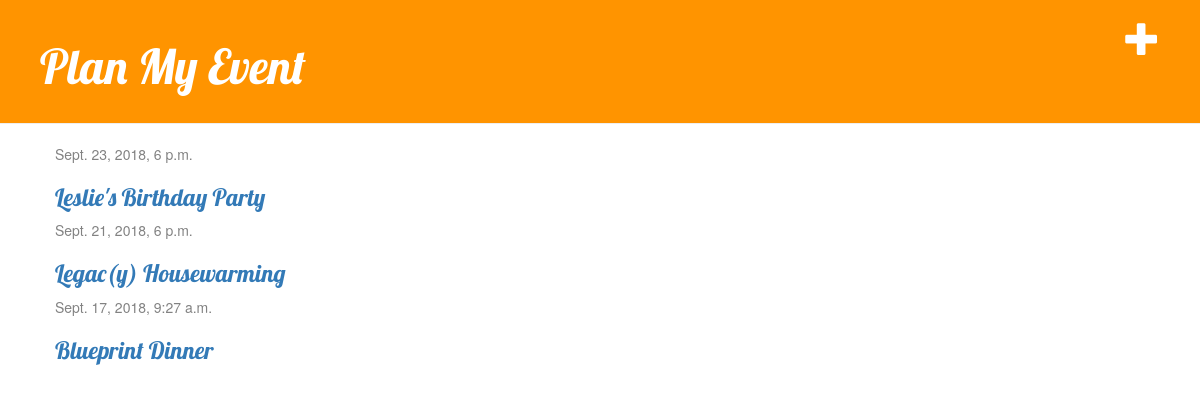
/, run on an earlier commit of the app's database.
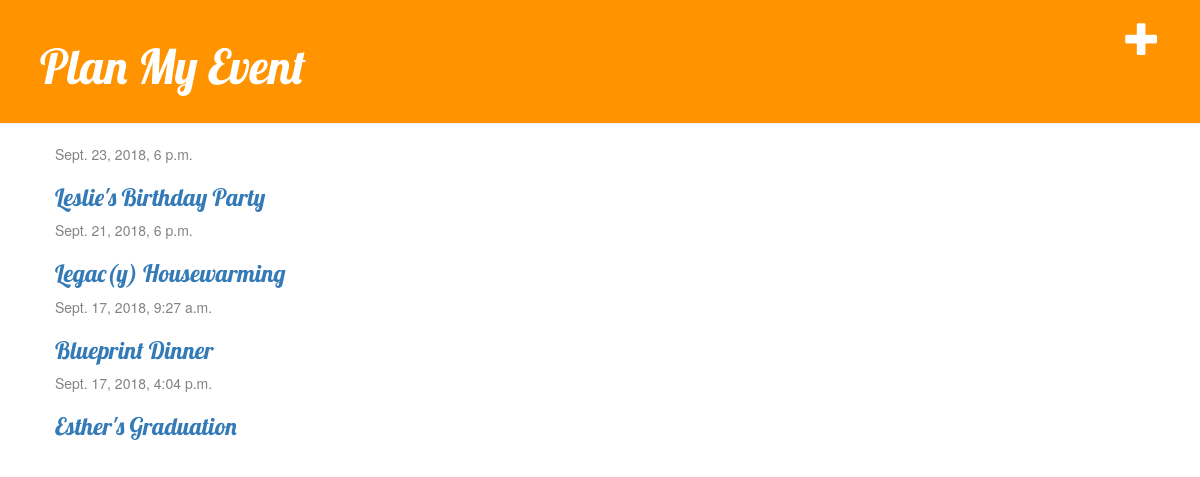
And on a later commit of the database.
### event_app/models.py (models this page shows, shortened)
class Event( models.Model ):
	name = models.CharField(max_length = 200)
	date = models.DateTimeField('date published')

### event_app/views.py (the view)
# urls.py: path('', views.event_list, name='event_list'),
def event_list(request):
	events = Event.objects.all()
	return render(request, 'event_app/event_list.html', {'events': events} )

### event_app/templates/event_app/event_list.html
{% extends 'event_app/base.html' %}
{% block content %}
	{% for event in events %}
		<div call = "event">
			<div class = "date">
				{{ event.date }}
			</div>
			<h3><a href="{% url 'event_detail' pk=event.pk %}">{{ event.name }}</a></h3>
		</div>
	{% endfor %}
{% endblock %}

What changed in the data, as far as the page shows it:
added Event: date "Sept. 17, 2018, 4:04 p.m.", name "Esther's Graduation"
